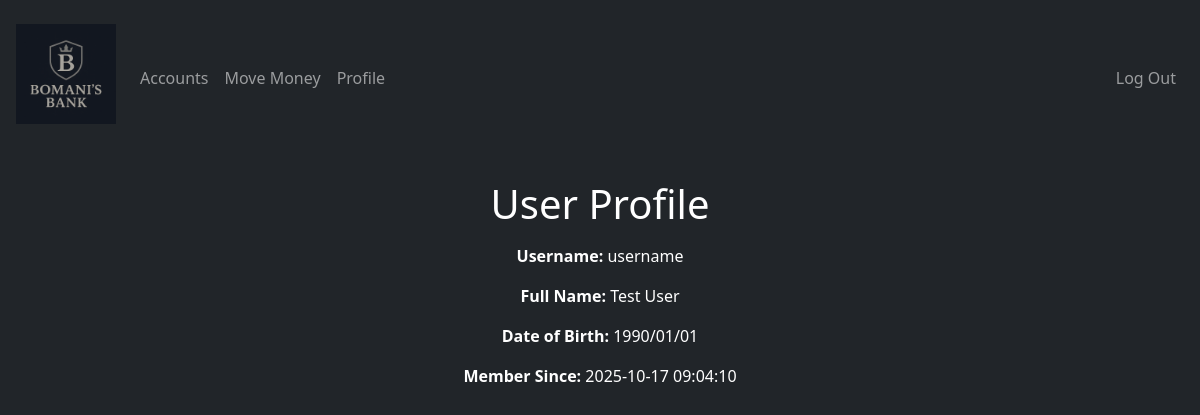
Screenshot of /view_profile (signed in) with the database file from the repository.
### tables this page shows
CREATE TABLE users (
    id INTEGER PRIMARY KEY AUTOINCREMENT,
    first_name TEXT NOT NULL,
    last_name TEXT NOT NULL,
    username TEXT NOT NULL UNIQUE,
    password_hash TEXT NOT NULL,
    date_of_birth TEXT NOT NULL,  -- stored as 'YYYY-MM-DD' or 'YYYY/MM/DD'
    created_at TIMESTAMP DEFAULT CURRENT_TIMESTAMP,
    updated_at TIMESTAMP DEFAULT CURRENT_TIMESTAMP
);

### app.py (the view)
@app.route("/view_profile", methods=["GET"])
@login_required
def view_profile():
    user_id = session["user_id"]
    db = get_db_connection()
    user = UserServices.get_user_by_id(user_id, db)
    db.close()
    if user is None:
        return abort(404)
    return render_template("view_profile.html", user=user)

### app.py (called while the page is built)
@app.after_request
def after_request(response) -> None:
    response.headers["Cache-Control"] = "no-cache, no-store, must-revalidate"
    response.headers["Expires"] = 0
    response.headers["Pragma"] = "no-cache"
    return response

### db.py (called while the page is built)
def get_db_connection() -> sqlite3.Connection:
    conn = sqlite3.connect('bomanis_vault.db')
    conn.row_factory = sqlite3.Row
    return conn

### user.py (called while the page is built)
    @classmethod
    def from_row(cls, row) -> 'User | None':
        if row is None:
            return None
        user = object.__new__(cls)
        user._id = row['id']
        user._first_name = row['first_name']
        user._last_name = row['last_name']
        user._username = row['username']
        user._date_of_birth = row['date_of_birth']
        user._password_hash = row['password_hash']
        user._created_at = row['created_at']
        return user

    @property
    def first_name(self) -> str:
        return self._first_name

    @property
    def last_name(self) -> str:
        return self._last_name

    @property
    def username(self) -> str:
        return self._username

    @property
    def date_of_birth(self) -> str:
        return self._date_of_birth

    @property
    def created_at(self) -> datetime | str | None:
        return self._created_at

### user_services.py (called while the page is built)
    @staticmethod
    def get_user_by_id(user_id: int, db: sqlite3.Connection) -> User | None:
        row = db.execute("SELECT * FROM users WHERE id = ?", (user_id,)).fetchone()
        if not row:
            return None
        return User.from_row(row)

### templates/view_profile.html (shortened to what this page needs)
{% extends "layout.html" %}
{% block main %}
    <h1 class="mb-3">User Profile</h1>
    <p><strong>Username:</strong> {{ user.username }}</p>
    <p><strong>Full Name:</strong> {{ user.first_name }} {{ user.last_name }}</p>
    <p><strong>Date of Birth:</strong> {{ user.date_of_birth }}</p>
    <p><strong>Member Since:</strong> {{ user.created_at }}</p>
{% endblock %}

### rows the page displays
users: username "username", first_name "Test", last_name "User", date_of_birth "1990/01/01", created_at "2025-10-17 09:04:10"
